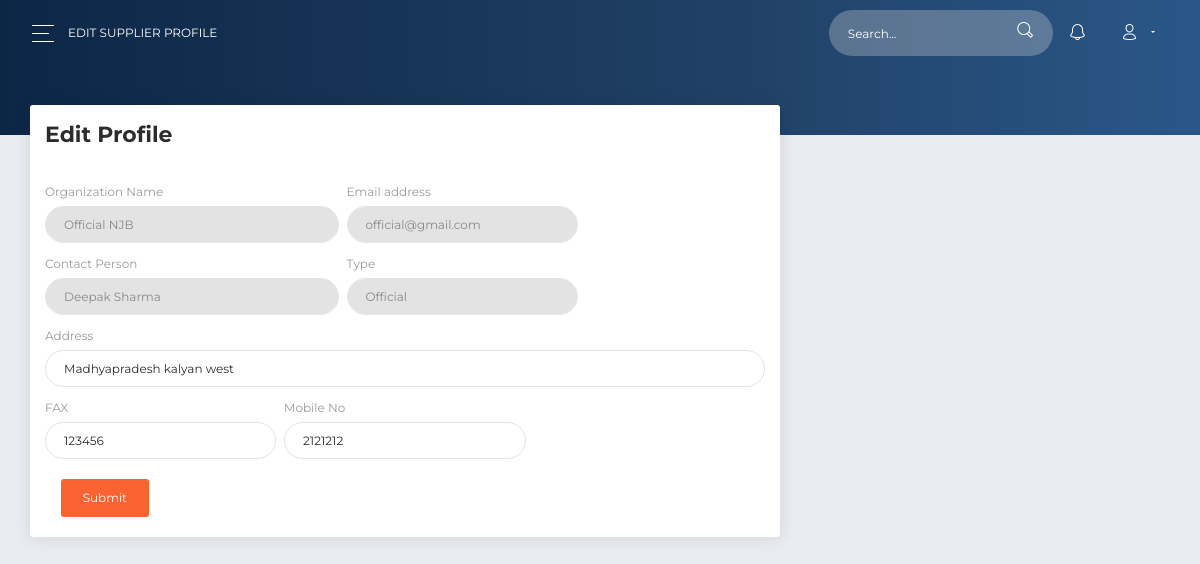
/user.php (signed in), run on the app's committed database.
### tables this page shows
CREATE TABLE `supplier` (
  `sid` int(11) NOT NULL,
  `org` varchar(1000) NOT NULL,
  `type` varchar(255) NOT NULL,
  `address` varchar(10000) NOT NULL,
  `email` varchar(255) NOT NULL,
  `fax` bigint(100) NOT NULL,
  `license` varchar(255) NOT NULL,
  `aadhaar` varchar(255) NOT NULL,
  `phone` bigint(100) NOT NULL,
  `contactp` varchar(255) NOT NULL,
  `password` varchar(255) NOT NULL,
  `file` varchar(255) NOT NULL,
  `token` varchar(255) NOT NULL,
  `status` varchar(255) NOT NULL,
  `created` timestamp NOT NULL DEFAULT CURRENT_TIMESTAMP ON UPDATE CURRENT_TIMESTAMP,
  `updated` timestamp NOT NULL DEFAULT '0000-00-00 00:00:00'
);

### user.php (the view, shortened to what this page needs)
<?php
include_once 'config/database.php';
if (isset($_SESSION['user'])) {
$user=$_SESSION['user'];
$result = mysqli_query($conn,"SELECT * FROM supplier where email='$user'");
 $row = mysqli_fetch_assoc($result);
 $user_status=$row['status'];
 if($user_status=='Active')
 {
 $org=$row['org'];
 $email=$row['email'];
 $type=$row['type'];
 $contactp=$row['contactp'];
 $address=$row['address'];
 $fax=$row['fax'];
 $phone=$row['phone'];
  ?>
<!DOCTYPE html>
<html lang="en">
<head>
  <link rel="stylesheet" href="https://use.fontawesome.com/releases/v5.7.1/css/all.css">
  <link href="assets/css/bootstrap.min.css" rel="stylesheet" />
  <link href="assets/css/now-ui-dashboard.css?v=1.5.0" rel="stylesheet" />
  <link href="assets/demo/demo.css" rel="stylesheet" />
</head>
<body class="user-profile">
  <div class="wrapper ">
    <div class="main-panel" id="main-panel">
      <nav class="navbar navbar-expand-lg navbar-transparent  bg-primary  navbar-absolute">
        <div class="container-fluid">
          <div class="navbar-wrapper">
            <div class="navbar-toggle">
              <button type="button" class="navbar-toggler">
                <span class="navbar-toggler-bar bar1"></span>
                <span class="navbar-toggler-bar bar2"></span>
                <span class="navbar-toggler-bar bar3"></span>
              </button>
            </div>
            <a class="navbar-brand" href="#pablo">Edit Supplier Profile</a>
          </div>
          <?php include('action.php');?>
        </div>
      </nav>
      <div class="panel-header panel-header-sm">
      </div>
      <div class="content">
        <div class="row">
          <div class="col-md-8">
            <div class="card">
              <div class="card-header">
                <h5 class="title">Edit Profile</h5>
              </div>
              <div class="card-body">
                <form method="post" action="" enctype="multipart/form-data">
                  <div class="row">
                    <div class="col-md-5 pr-1">
                      <div class="form-group">
                        <label>Organization Name</label>
                        <input type="text" class="form-control" name="org" id="org" value="<?php echo("$org"); ?>" disabled="">
                      </div>
                    </div>
                    <div class="col-md-4 pl-1">
                      <div class="form-group">
                        <label for="exampleInputEmail1">Email address</label>
                        <input type="email" class="form-control" name="email" id="email" value="<?php echo("$email"); ?>" disabled="">
                      </div>
                    </div>
					</div>
                  <div class="row">
                    <div class="col-md-5 pr-1">
                      <div class="form-group">
                        <label>Contact Person</label>
                        <input type="text" class="form-control"  name="contactp" id="contactp" value="<?php echo("$contactp"); ?>" disabled="">
                      </div>
                    </div>
                    <div class="col-md-4 pl-1">
                      <div class="form-group">
                        <label>Type</label>
                         <input type="text" class="form-control"  name="type" id="type" value="<?php echo("$type"); ?>" disabled="">
                      </div>
                    </div>
					</div>
                  <div class="row">
                    <div class="col-md-12">
                      <div class="form-group">
                        <label>Address</label>
                        <input type="text" class="form-control"  name="address" id="address" value="<?php echo("$address"); ?>" paceholder="Gandhi Marg-301">
                      </div>
                    </div>
                  </div>
                  <div class="row">
                    <div class="col-md-4 pr-1">
                      <div class="form-group">
                        <label>FAX</label>
                        <input type="text" class="form-control" name="fax" id="fax" value="<?php echo("$fax"); ?>" placeholder="022-776543">
                      </div>
                    </div>
                    <div class="col-md-4 px-1">
                      <div class="form-group">
                        <label>Mobile No</label>
                        <input type="text" class="form-control" name="phone" id="phone" value="<?php echo("$phone"); ?>" placeholder="9988776655">
                      </div>
                    </div>
					</div>
       &nbsp; &nbsp; <input type="submit" name="submit" id="submit" class="btn btn-primary" value="Submit">
                </form>
              </div>
            </div>
          </div>
</body>
</html>
<?php
}
}else
{
header("location: ./login.php");
}?>

### data on the page
supplier: org "Official NJB", email "official@gmail.com", contactp "Deepak Sharma", type "Official", address "Madhyapradesh kalyan west", fax "123456", phone "2121212"
